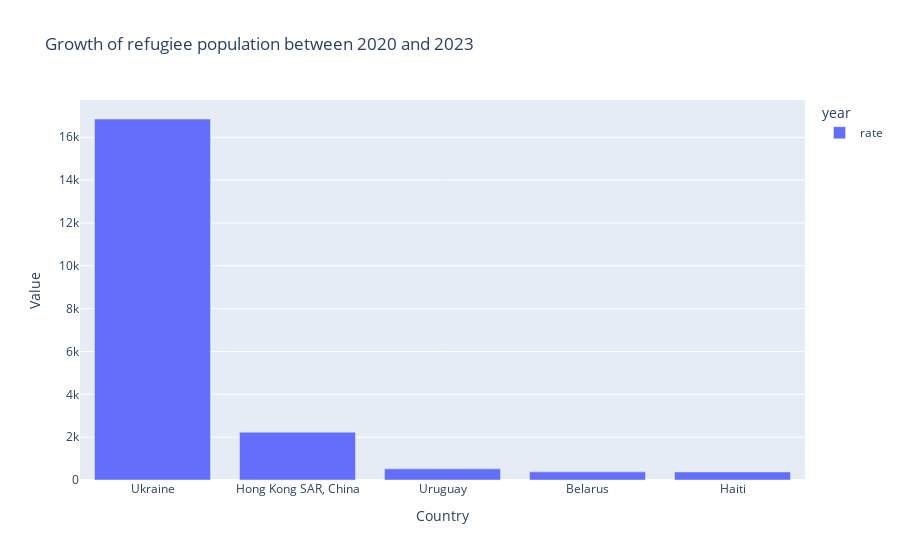

The cell this chart's notebook holds for it:
### Code cell
import pandas as pd
import plotly.express as px




df_melted = top_refugiee_countries[['country', 'rate']].melt(id_vars='country', var_name='year', value_name='value')

# Créer le graphique
fig = px.bar(df_melted, x='country', y='value', color='year', barmode='group',
             title='Growth of refugiee population between 2020 and 2023')

fig.update_layout(xaxis_title='Country', yaxis_title='Value')
fig.show()

### Figure 1 — Plotly figure (JSON) as saved in the notebook; plotly's stock layout.template omitted (floating-point values rounded to 4 significant figures)
{"data": [{"alignmentgroup": "True", "hovertemplate": "year=rate<br>country=%{x}<br>value=%{y}<extra></extra>", "legendgroup": "rate", "marker": {"color": "#636efa", "pattern": {"shape": ""}}, "name": "rate", "offsetgroup": "rate", "orientation": "v", "showlegend": true, "textposition": "auto", "type": "bar", "x": ["Ukraine", "Hong Kong SAR, China", "Uruguay", "Belarus", "Haiti"], "xaxis": "x", "y": [16850.0, 2233.0, 520.0, 380.1, 376.2], "yaxis": "y"}], "layout": {"barmode": "group", "legend": {"title": {"text": "year"}, "tracegroupgap": 0}, "title": {"text": "Growth of refugiee population between 2020 and 2023"}, "xaxis": {"anchor": "y", "domain": [0, 1], "title": {"text": "Country"}}, "yaxis": {"anchor": "x", "domain": [0, 1], "title": {"text": "Value"}}}}
